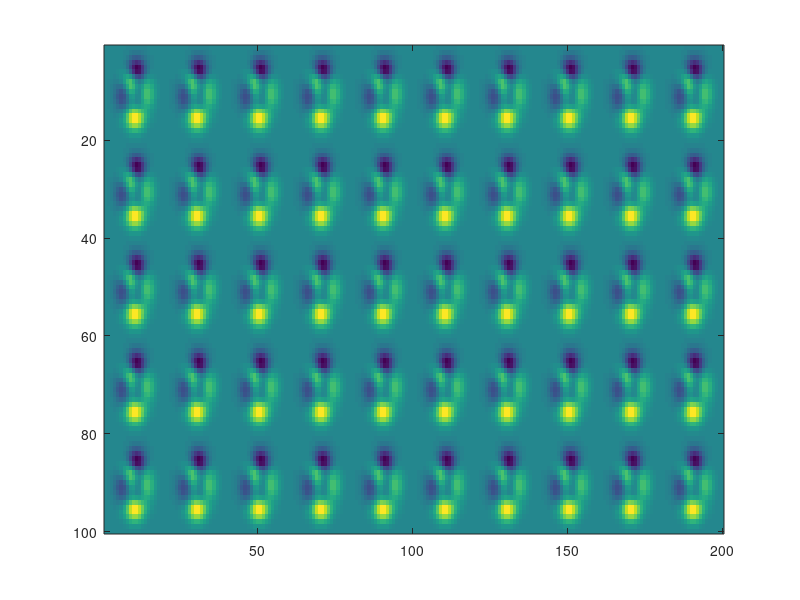
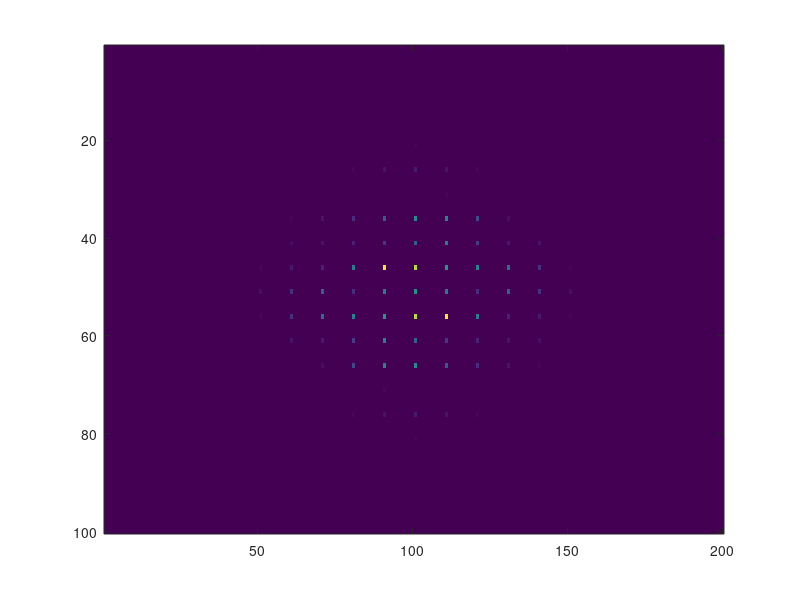

Here is the MATLAB script that generated these plots, in order:
% 2-D Transform
% The 2-D Fourier transform is useful for processing 2-D signals
% and other 2-D data such as images.
% Create and plot 2-D data with repeated blocks.

% https://de.mathworks.com/help/matlab/ref/fft2.html

% The following steps can be used to compute a 2D FFT in MATLAB:
% 
% 1. Take a 2D signal matrix
% 2. In the case of Radar signal processing. Convert the signal in
%    MxN matrix, where M is the size of Range FFT samples and N is the
%    size of Doppler FFT samples:
%    signal  = reshape(signal, [M, N]);
% 3. Run the 2D FFT across both the dimensions.
%    signal_fft = fft2(signal, M, N);
% 4. Shift zero-frequency terms to the center of the array.
%    signal_fft = fftshift(signal_fft);
% 5. Take the absolute value
%    signal_fft = abs(signal_fft);
% 6. Here since it is a 2D output, it can be plotted as an image.
%    Hence, we use the imagesc function
%    imagesc(signal_fft);

close all;

% Steps 1..2
P = peaks(20);
X = repmat(P, [5 10]);

figure; imagesc(X);

% Step 3
Y = fft2(X, 100, 200);

% Step 4
Y = fftshift(Y);

% Step 5
Y = abs(Y);

% Step 6
figure; imagesc(Y)

